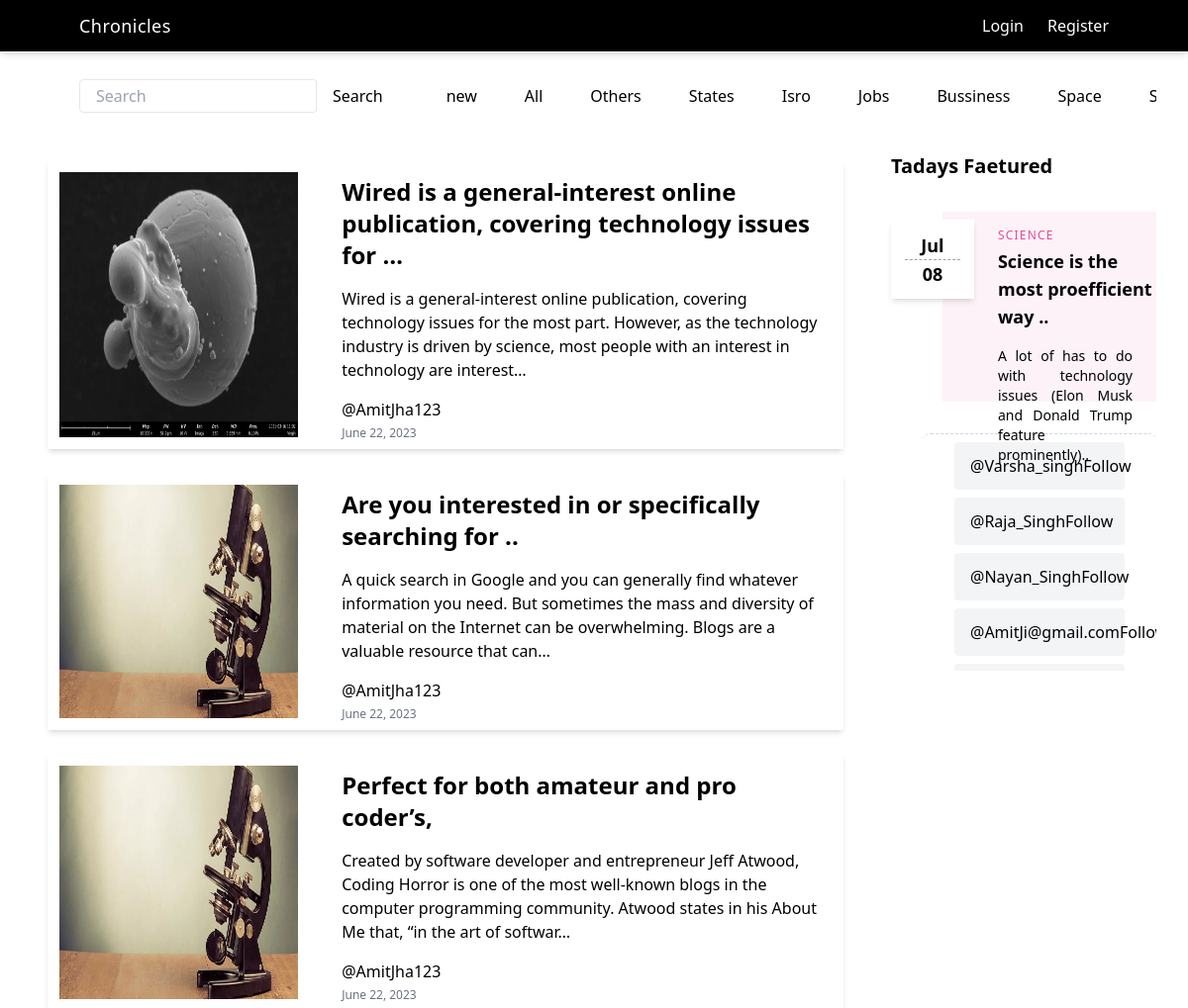
Before: / (upper part) with the older database file.
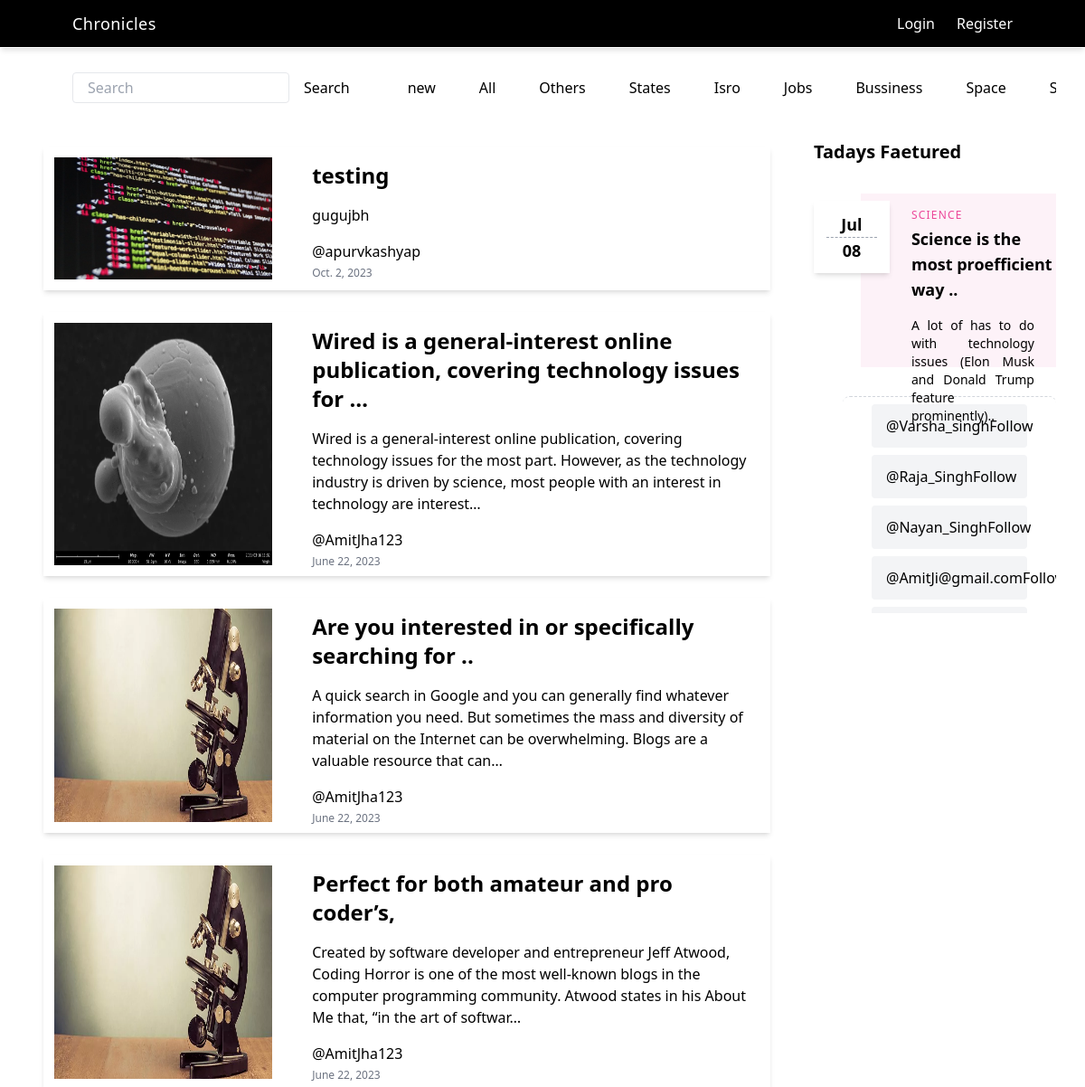
After: the same page with the newer database file.
### sms/models.py (models this page shows, shortened)
class Categories(models.Model):
    name = models.CharField(max_length=200)
    date = models.DateField(auto_now_add=True)

class Notes(models.Model):
    user = models.ForeignKey(User,on_delete=models.CASCADE)
    title = models.CharField(max_length=200)
    content = models.TextField()
    categories = models.ForeignKey(Categories,on_delete=models.CASCADE,null=True,blank=True)
    image = models.ImageField(upload_to="post/" ,null= True,blank= True)
    date = models.DateField(auto_now_add=True)
    likes = models.ManyToManyField('auth.User', related_name='liked_students', through='Like')

### sms/views.py (the view)
# urls.py: path('', home , name='home'),
def home(r):
    categories = Categories.objects.all().order_by('-id')
    recent_users = User.objects.order_by('-date_joined')[:6]
    if r.user.is_authenticated:
        user_profile, _ = UserProfile.objects.get_or_create(user=r.user)
        selected_categories = user_profile.selected_categories.all()
        data = Notes.objects.filter(categories__in=selected_categories).distinct()
    else:
        data = Notes.objects.all().order_by('-id')
    context = {'notes':data , 'categories':categories , 'recent_users':recent_users}
    return render(r, 'home.html',context )

### template/home.html (shortened to what this page needs)
{% extends 'base.html' %}
{% block content %}
<div class="pb-12 min-h-screen bg-white text-black">
    <div
        class="flex justify-start px-12 items-center gap-12 bg-white text-black pt-20 overflow-x-scroll md:mx-8 mx-0 pb-4 sticky top-0 ">
        <div class="sticky bg-white text-black top-0 -left-12 pr-4">
            <form class="flex gap-4" role="search" action={% url 'search' %}>
                <input class="w-60 px-4 py-1 border rounded" type="search" name="search" placeholder="Search" size="60"
                    aria-label="Search">
                <button class="btn btn-dark" type="submit">Search</button>
        </div>
        {%for cat in categories %}
        <a href="/viewcategorie/{{cat.id}}">{{cat.name}}</a>
        {% endfor %}
    </div>
    <div class="flex md:flex-row flex-col">
        <div class="md:w-[75%] w-[100%]  pt-8  flex flex-col  gap-6 px-3 md:px-12 ">
            {% if notes %}
            {% for note in notes %}
            <div class="flex md:flex-row flex-col gap-4 shadow-md hover:bg-[#faf7fb]  bgg">
                <img class="md:w-[30%] w-[90%] m-3" src="{{ note.image.url }}" alt="">
                <a href="/view/{{note.id}}" class=" px-4 pt-4 p-2 rounded space-y-1  text-black">
                    <p class="text-2xl font-bold">{{note.title | truncatechars:80}}</p>
                    <p class="py-3 ">{{note.content | truncatechars:208}}</p>
                    <p class=""> @{{note.user}}</p>
                    <p class=" text-xs text-gray-500">{{note.date}}</p>
                </a>
            </div>
            {% endfor %}
            {% else %}
            <div class="h-[72vh] w-full bg-[#f6f5fa] flex justify-center items-center">
                <img class="h-72" src="https://i.pinimg.com/564x/cb/19/91/cb19914a6a4aedfe2dca65d736ce60bb.jpg" alt="">
            </div>
            {% endif %}
        </div>
        <div class="md:w-[25%] w-[90%] flex flex-col   h-screen  md:fixed md:top-30 md:right-0 ">
            <h2 class="text-xl font-bold mt-6">Tadays Faetured</h2>
            <a href="" class="w-full h-60  py-6 mt-4 flex relative">
                <div class="w-32 h-20 z-20 shadow-md bg-white flex justify-center items-center text-center">
                    <div class="p-2">
                        <div class="border-b border-dashed text-lg font-bold w-14 border-gray-400">Jul</div>
                        <div class="text-lg font-bold">08</div>
                    </div>
                </div>
                <div class="w-full h-full relative right-8 bottom-2 bg-pink-50 pl-14 py-4 pb-6 space-y-4">
                    <div class="">
                        <h2 class="tracking-widest text-xs font-medium text-pink-500 mb-1">SCIENCE</h2>
                        <p class="text-lg font-bold">Science is the most proefficient way ..</p>
                    </div>
                    <p class="text-sm text-justify pr-6">A lot of has to do with technology issues (Elon Musk and Donald
                        Trump feature prominently)..</p>
                </div>
            </a>
            <div
                class="px-8 py-2 mx-8 rounded-lg overflow-y-scroll h-60 border-t border-dashed border-gray-300 flex flex-col justify-start items-center gap-2 bg-white">
                {% for user in recent_users %}
                <div class=" px-4 py-3 flex justify-between items-center bg-gray-100 rounded w-full">
                    <p>@{{user.username}}</p>
                    {% if request.user != user %}
                    {% if user in request.user.f_by.all %}
                    <a href="{% url 'toggle_follow' user.id %}" class="follow-toggle-button">Unfollow</a>
                    {% else %}
                    <a href="{% url 'toggle_follow' user.id %}" class="follow-toggle-button">Follow</a>
                    {% endif %}
                    {% endif %}
                </div>
                {% endfor %}
            </div>
        </div>
    </div>
</div>
{% endblock content %}

### template/base.html (shortened to what this page needs)
<!DOCTYPE html>
<html lang="en">
<head>
  <script src="https://cdn.tailwindcss.com"></script>
</head>
<body>
  <div
    class="flex md:px-20 px-8 py-3 justify-between items-center shadow-md z-50 bg-black text-white border-b border-white fixed w-full">
    <a href="{% url 'home' %}" class="text-lg tracking-wide">Chronicles</a>
    <div class="md:flex hidden justify-center gap-6 items-center">
      {% if user.is_authenticated %}
      <a href="{% url 'viewmyposts' %}">Welcome, {{ user.username }} !</a>
      <a href="{% url 'create' %}">Create</a>
      <a href="{% url 'logout' %}">Logout</a>
      {% else %}
      <a href="{% url 'login' %}">Login</a>
      <a href="{% url 'register' %}">Register</a>
      {% endif %}
    </div>
  </div>
  {% block content %}
  {% endblock content %}
</body>
</html>

### template/base.html (style rules this page uses)
.bgg { transition: background-image 0.8s ease-in-out; }
* { scrollbar-width: auto; scrollbar-color: #8f54a0 #ffffff; }

Changed rows visible on the page:
added Notes: image (picture), title "testing", content "gugujbh", user "apurvkashyap", date "Oct. 2, 2023"
